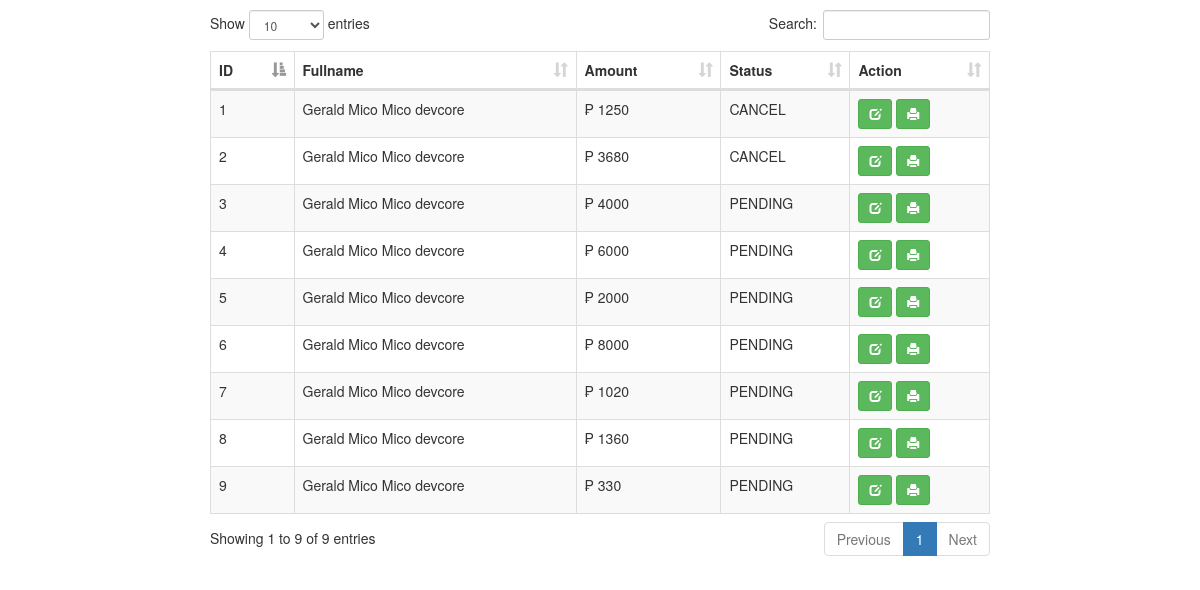
Page /ADMIN/SALES/myorder/index.php on the committed database.
### tables this page shows
CREATE TABLE `tbl_order` (
  `id` int(11) NOT NULL,
  `customer_id` int(11) NOT NULL,
  `amount` double NOT NULL,
  `name` varchar(255) NOT NULL,
  `payment_type` varchar(255) NOT NULL,
  `order_status` varchar(255) NOT NULL,
  `order_at` datetime NOT NULL
);

### ADMIN/SALES/myorder/index.php (the view, shortened to what this page needs)
<!DOCTYPE html>
<html>
<head>
	<link rel="stylesheet" type="text/css" href="bootstrap/css/bootstrap.min.css">
	<link rel="stylesheet" type="text/css" href="datatable/dataTable.bootstrap.min.css">
</head>
<body>
<div class="container">
	<div class="row">
		<div class="col-sm-8 col-sm-offset-2">
			<div class="height10">
			</div>
			<div class="row">
				<table id="myTable" class="table table-bordered table-striped">
					<thead>
						<th>ID</th>
						<th>Fullname</th>
						<th>Amount</th>
						<th>Status</th>
						<th>Action</th>
					</thead>
					<tbody>
						<?php
							include_once('../../../connection/connection.php');
							$sql = "SELECT * FROM tbl_order";
							$query = $conn->query($sql);
							while($row = $query->fetch_assoc()){
								echo
								"<tr>
									<td>".$row['id']."</td>
									<td>".$row['name']."</td>
									<td>₱ ".$row['amount']."</td>
									<td>".$row['order_status']."</td>
									<td>
										<a href='#edit_".$row['id']."' class='btn btn-success btn-sm' data-toggle='modal'><span class='glyphicon glyphicon-edit'></span></a>
										<a href='print_pdf.php?id=".$row['id']."' class='btn btn-success btn-sm'><span class='glyphicon glyphicon-print'></span></a>
									</td>
								</tr>";
							}
						?>
					</tbody>
				</table>
			</div>
		</div>
	</div>
</div>
</body>
</html>

### ADMIN/SALES/myorder/index.php (style rules this page uses)
.height10 { height:10px; }

### rows in the picture
tbl_order: id "1", name "Gerald Mico Mico devcore", amount "1250", order_status "CANCEL"
tbl_order: id "2", name "Gerald Mico Mico devcore", amount "3680", order_status "CANCEL"
tbl_order: id "3", name "Gerald Mico Mico devcore", amount "4000", order_status "PENDING"
tbl_order: id "4", name "Gerald Mico Mico devcore", amount "6000", order_status "PENDING"
tbl_order: id "5", name "Gerald Mico Mico devcore", amount "2000", order_status "PENDING"
tbl_order: id "6", name "Gerald Mico Mico devcore", amount "8000", order_status "PENDING"
tbl_order: id "7", name "Gerald Mico Mico devcore", amount "1020", order_status "PENDING"
tbl_order: id "8", name "Gerald Mico Mico devcore", amount "1360", order_status "PENDING"
tbl_order: id "9", name "Gerald Mico Mico devcore", amount "330", order_status "PENDING"
